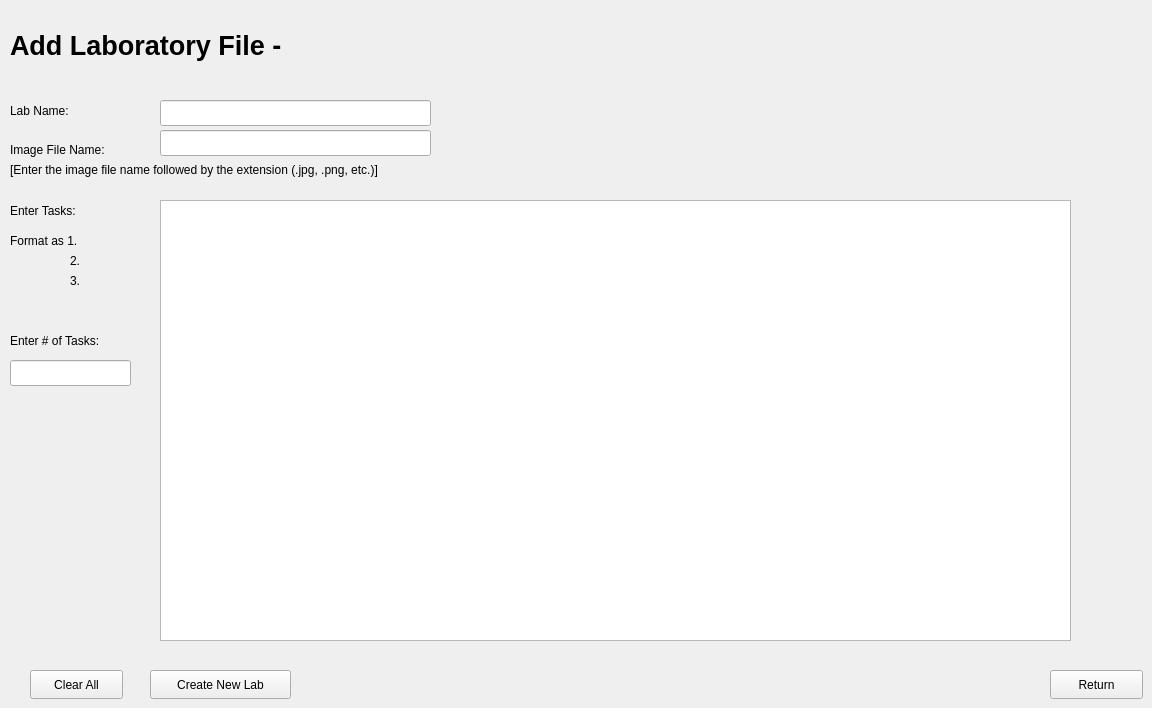
    <widget class="QWidget" name="AddLabPg">
     <widget class="QPushButton" name="ReturnH_LPg">
      <property name="geometry">
       <rect>
        <x>1050</x>
        <y>670</y>
        <width>93</width>
        <height>29</height>
       </rect>
      </property>
      <property name="text">
       <string>Return</string>
      </property>
     </widget>
     <widget class="QLineEdit" name="eName">
      <property name="geometry">
       <rect>
        <x>160</x>
        <y>100</y>
        <width>271</width>
        <height>26</height>
       </rect>
      </property>
     </widget>
     <widget class="QLabel" name="PageLabel">
      <property name="geometry">
       <rect>
        <x>10</x>
        <y>10</y>
        <width>361</width>
        <height>71</height>
       </rect>
      </property>
      <property name="font">
       <font>
        <pointsize>20</pointsize>
        <bold>true</bold>
       </font>
      </property>
      <property name="text">
       <string>Add Laboratory File - </string>
      </property>
     </widget>
     <widget class="QLabel" name="lName">
      <property name="geometry">
       <rect>
        <x>10</x>
        <y>100</y>
        <width>91</width>
        <height>21</height>
       </rect>
      </property>
      <property name="text">
       <string>Lab Name: </string>
      </property>
     </widget>
     <widget class="QLabel" name="lPic">
      <property name="geometry">
       <rect>
        <x>10</x>
        <y>140</y>
        <width>120</width>
        <height>20</height>
       </rect>
      </property>
      <property name="text">
       <string>Image File Name: </string>
      </property>
     </widget>
     <widget class="QLabel" name="lPic_2">
      <property name="geometry">
       <rect>
        <x>10</x>
        <y>160</y>
        <width>461</width>
        <height>20</height>
       </rect>
      </property>
      <property name="layoutDirection">
       <enum>Qt::LayoutDirection::LeftToRight</enum>
      </property>
      <property name="autoFillBackground">
       <bool>false</bool>
      </property>
      <property name="text">
       <string>[Enter the image file name followed by the extension (.jpg, .png, etc.)]</string>
      </property>
     </widget>
     <widget class="QLineEdit" name="ePic">
      <property name="geometry">
       <rect>
        <x>160</x>
        <y>130</y>
        <width>271</width>
        <height>26</height>
       </rect>
      </property>
     </widget>
     <widget class="QLabel" name="lTasks">
      <property name="geometry">
       <rect>
        <x>10</x>
        <y>200</y>
        <width>91</width>
        <height>21</height>
       </rect>
      </property>
      <property name="text">
       <string>Enter Tasks: </string>
      </property>
     </widget>
     <widget class="QTextEdit" name="eTasks">
      <property name="geometry">
       <rect>
        <x>160</x>
        <y>200</y>
        <width>911</width>
        <height>441</height>
       </rect>
      </property>
     </widget>
     <widget class="QLabel" name="lTasks_2">
      <property name="geometry">
       <rect>
        <x>10</x>
        <y>230</y>
        <width>91</width>
        <height>21</height>
       </rect>
      </property>
      <property name="text">
       <string>Format as 1. </string>
      </property>
     </widget>
     <widget class="QLabel" name="lTasks_3">
      <property name="geometry">
       <rect>
        <x>70</x>
        <y>250</y>
        <width>21</width>
        <height>21</height>
       </rect>
      </property>
      <property name="text">
       <string>2. </string>
      </property>
     </widget>
     <widget class="QLabel" name="lTasks_4">
      <property name="geometry">
       <rect>
        <x>70</x>
        <y>270</y>
        <width>21</width>
        <height>21</height>
       </rect>
      </property>
      <property name="text">
       <string>3.</string>
      </property>
     </widget>
     <widget class="QPushButton" name="ClearAll">
      <property name="geometry">
       <rect>
        <x>30</x>
        <y>670</y>
        <width>93</width>
        <height>29</height>
       </rect>
      </property>
      <property name="text">
       <string>Clear All</string>
      </property>
     </widget>
     <widget class="QPushButton" name="CreateLab">
      <property name="geometry">
       <rect>
        <x>150</x>
        <y>670</y>
        <width>141</width>
        <height>29</height>
       </rect>
      </property>
      <property name="text">
       <string>Create New Lab</string>
      </property>
     </widget>
     <widget class="QLabel" name="lTaskNum">
      <property name="geometry">
       <rect>
        <x>10</x>
        <y>330</y>
        <width>131</width>
        <height>21</height>
       </rect>
      </property>
      <property name="text">
       <string>Enter # of Tasks:</string>
      </property>
     </widget>
     <widget class="QLineEdit" name="eTaskNum">
      <property name="geometry">
       <rect>
        <x>10</x>
        <y>360</y>
        <width>121</width>
        <height>26</height>
       </rect>
      </property>
     </widget>
    </widget>
